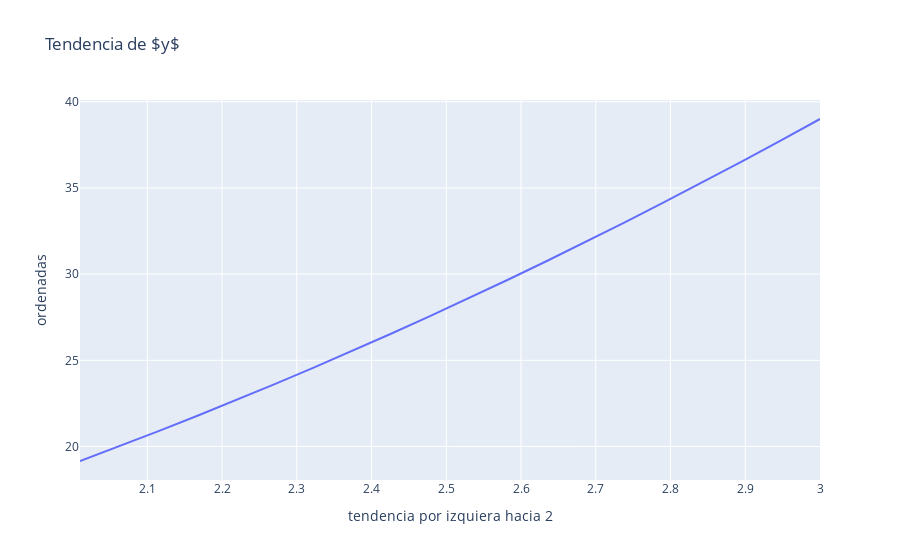

Here is the notebook cell this chart was saved with:
### Code cell
import plotly.express as px

fig = px.line(df1, x='tendencia por izquiera hacia 2', y='ordenadas', title=r'Tendencia de $y$')
fig.show()

### Figure 1 — Plotly figure (JSON) as saved in the notebook; plotly's stock layout.template omitted (floating-point values rounded to 4 significant figures)
{"data": [{"hovertemplate": "tendencia por izquiera hacia 2=%{x}<br>ordenadas=%{y}<extra></extra>", "legendgroup": "", "line": {"color": "#636efa", "dash": "solid"}, "marker": {"symbol": "circle"}, "mode": "lines", "name": "", "orientation": "v", "showlegend": false, "type": "scatter", "x": [2.01, 2.062, 2.114, 2.166, 2.218, 2.271, 2.323, 2.375, 2.427, 2.479, 2.531, 2.583, 2.635, 2.687, 2.739, 2.792, 2.844, 2.896, 2.948, 3], "xaxis": "x", "y": [19.16, 20.01, 20.88, 21.77, 22.69, 23.62, 24.58, 25.56, 26.56, 27.58, 28.62, 29.69, 30.78, 31.89, 33.02, 34.17, 35.35, 36.54, 37.76, 39], "yaxis": "y"}], "layout": {"legend": {"tracegroupgap": 0}, "title": {"text": "Tendencia de $y$"}, "xaxis": {"anchor": "y", "domain": [0, 1], "title": {"text": "tendencia por izquiera hacia 2"}}, "yaxis": {"anchor": "x", "domain": [0, 1], "title": {"text": "ordenadas"}}}}
